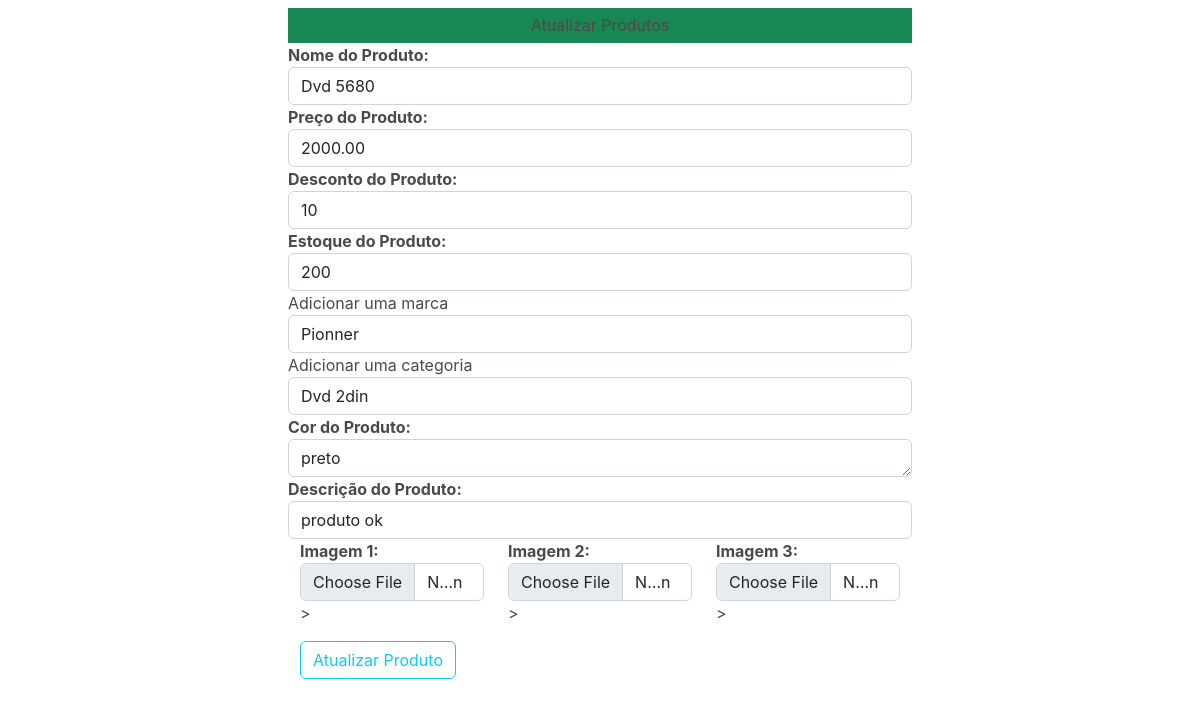
Screenshot of /updateproduto/1 with the database file from the repository.
### loja/produtos/models.py (models this page shows, shortened)
class Addproduto(db.Model):
    id = db.Column(db.Integer, primary_key=True)
    name = db.Column(db.String(80), nullable=False)
    preco = db.Column(db.Numeric(10, 2), nullable=False)
    desconto = db.Column(db.Integer, default=0)
    estoque = db.Column(db.Integer, nullable=False)
    cores = db.Column(db.Text, nullable=False)
    descricao = db.Column(db.Text, nullable=False)
    pub_date = db.Column(db.DateTime, nullable=False, default=datetime.utcnow)
    marca_id = db.Column(db.Integer, db.ForeignKey('marca.id'), nullable=False)
    marca = db.relationship('Marca', backref=db.backref('marcas', lazy=True))
    categoria_id = db.Column(db.Integer, db.ForeignKey('categoria.id'), nullable=False)
    categoria = db.relationship('Categoria', backref=db.backref('categorias', lazy=True))
    imagem_1 = db.Column(db.String(150), nullable=False, default='imagens.jpg')
    imagem_2 = db.Column(db.String(150), nullable=False, default='imagens.jpg')
    imagem_3 = db.Column(db.String(150), nullable=False, default='imagens.jpg')

class Marca(db.Model):
    id = db.Column(db.Integer, primary_key=True)
    name = db.Column(db.String(30), nullable=False, unique=True)

class Categoria(db.Model):
    id = db.Column(db.Integer, primary_key=True)
    name = db.Column(db.String(30), nullable=False, unique=True)

### loja/produtos/rotas.py (the view, shortened to what this page needs)
@app.route('/updateproduto/<int:id>', methods=['GET', 'POST'])
def updateproduto(id):
    marcas = Marca.query.all()
    categorias = Categoria.query.all()
    produto = Addproduto.query.get_or_404(id)
    marca = request.form.get('marca')
    categoria = request.form.get('categoria')
    form = Addprodutos(request.form)
    form.name.data = produto.name
    form.preco.data = produto.preco
    form.desconto.data = produto.desconto
    form.estoque.data = produto.estoque
    form.descricao.data = produto.descricao
    form.cores.data = produto.cores
    return render_template('/produtos/updateproduto.html', title='Atualizar Produtos', form=form, marcas=marcas, categorias=categorias, produto=produto)

### loja/produtos/forms.py
class Addprodutos(Form):
    name = StringField('Nome do Produto: ', [validators.DataRequired()])
    preco = FloatField('Preço do Produto: ', [validators.DataRequired()])
    desconto = IntegerField('Desconto do Produto: ', [validators.DataRequired()])
    estoque = IntegerField('Estoque do Produto: ', [validators.DataRequired()])
    descricao = StringField('Descrição do Produto: ', [validators.DataRequired()])
    cores = TextAreaField('Cor do Produto: ', [validators.DataRequired()])
    imagem_1 = FileField('Imagem 1: ', validators=[FileAllowed(['jpg', 'png', 'jpeg', 'gif'])])
    imagem_2 = FileField('Imagem 2: ', validators=[FileAllowed(['jpg', 'png', 'jpeg', 'gif'])])
    imagem_3 = FileField('Imagem 3: ', validators=[FileAllowed(['jpg', 'png', 'jpeg', 'gif'])])

### loja/templates/produtos/updateproduto.html (shortened to what this page needs)
{% extends 'layouts.html' %}
{% block content %}
    <div class="container">
        <div class="row">
            <div class="col-md-2"></div>
            <div class="col-md-8 p-2">
                <h2 class="text-center bg-success p-2"> Atualizar Produtos</h2>
                {% from "_formhelpers.html" import render_field %}
                <form action="" method="POST" enctype="multipart/form-data">
                    {{ render_field(form.name, class="form-control", placeholder="Nome do Produto")}}
                    {{ render_field(form.preco, class="form-control", placeholder="Preço do Produto")}}
                    {{ render_field(form.desconto, class="form-control", placeholder="Desconto do Produto")}}
                    {{ render_field(form.estoque, class="form-control", placeholder="Estoque do Produto")}}
                    <label for="marca"> Adicionar uma marca</label>
                    <select name="marca" id="marca" class="form-control" required>
                        <option value="{{produto.marca_id}}">{{produto.marca.name}}</option>
                    </select>
                    <label for="categoria"> Adicionar uma categoria</label>
                    <select name="categoria" id="categoria" class="form-control" required>
                        <option value="{{produto.categoria_id}}">{{produto.categoria.name}}</option>
                    </select>
                    {{ render_field(form.cores, class="form-control", placeholder="Cor do Produto", rows="1")}}
                    {{ render_field(form.descricao, class="form-control", placeholder="Descrição do Produto", rows="10")}}
                    <div class="container">
                        <div class="row">
                            <div class="col-md-4">{{render_field(form.imagem_1, class="form-control")}} ></div>
                            <div class="col-md-4">{{render_field(form.imagem_2, class="form-control")}}></div>
                            <div class="col-md-4">{{render_field(form.imagem_3, class="form-control")}}></div>
                    </div>
                    <button type="submit" class="btn btn-outline-info mt-4 mb-5"> Atualizar Produto </button>
                </form>
            </div>
    </div>
</div>
{% endblock content %}

### rows the page displays
Addproduto: name "Dvd 5680", preco "2000.00", desconto "10", estoque "200", cores "preto", descricao "produto ok"
Marca: marca "Pionner"
Categoria: categoria "Dvd 2din"

### other values shown
{{ field.label }} "Nome do Produto: Preço do Produto: Desconto do Produto: Estoque do Produto: Cor do Produto: Descrição do Produto: Imagem 1: Imagem 2: Imagem 3:"
